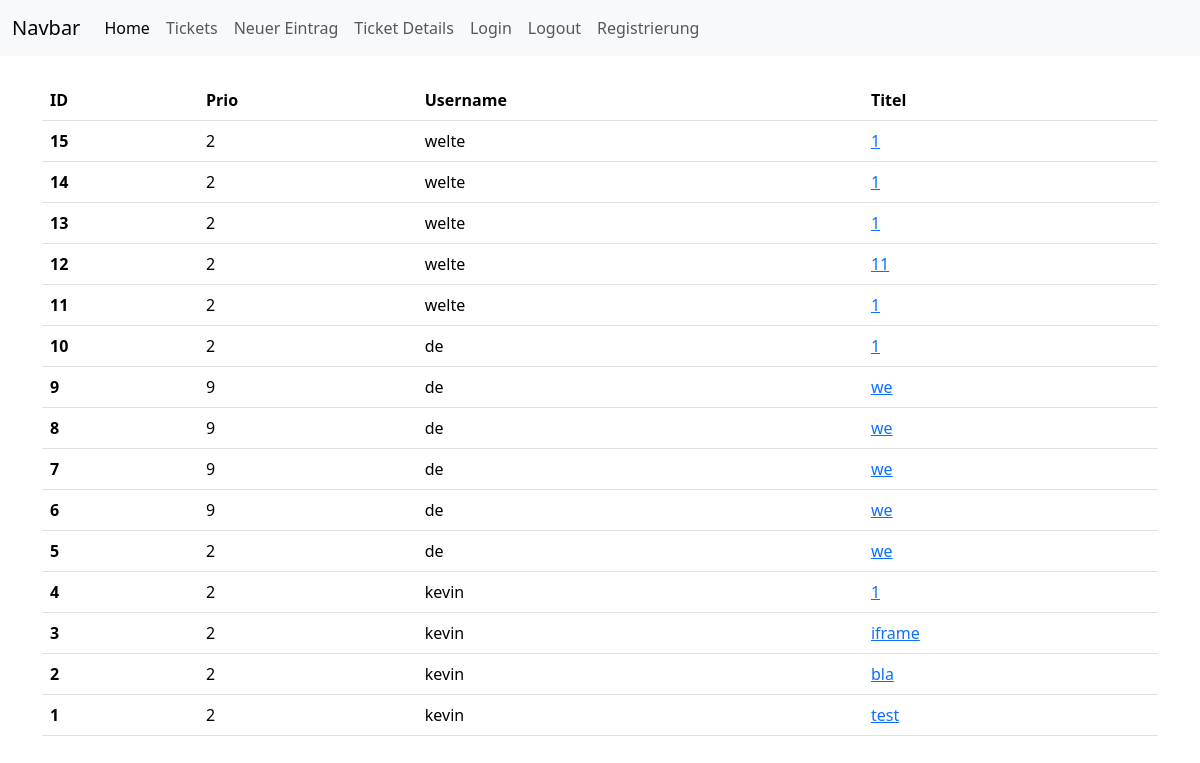
Screenshot of /tickets (signed in) with the database file from the repository.
### tables this page shows
CREATE TABLE items (id INTEGER PRIMARY KEY AUTOINCREMENT, title TEXT NOT NULL, content TEXT NOT NULL, priority INTEGER DEFAULT 2, created_by TEXT NOT NULL);

### routes.py (the view)
@app.route('/tickets')
def tickets():
    guard = require_login()
    if guard:
        return guard
    conn = get_db_connection()
    cur = conn.cursor()
    cur.execute("SELECT id, title, priority, created_by FROM items ORDER BY id DESC")
    dbitems = cur.fetchall()
    conn.close()
    return render_template('tickets.html', items=dbitems)

### routes.py (called while the page is built)
def get_db_connection():
    conn = sqlite3.connect(DB_PATH)
    conn.row_factory = sqlite3.Row
    return conn

def require_login():
    username = request.cookies.get("username")
    if not username:
        return redirect(url_for('login'))
    return None

### templates/tickets.html (shortened to what this page needs)
{% extends 'base.html' %}
{% block content %}
<div class="container mt-4">
  <table class="table">
  <thead>
    <tr>
      <th scope="col">ID</th>
      <th scope="col">Prio</th>
      <th scope="col">Username</th>
      <th scope="col">Titel</th>
    </tr>
  </thead>
  <tbody>
    {% for i in items %}
    <tr>
      <th scope="row">{{i.id}}</th>
      <td>{{i.priority}}</td>
      <td>{{i.created_by}}</td>
      <td><a href="{{ url_for('ticket_detail', item_id=i.id) }}">{{ i.title }}</a></td>
    </tr>
    {% endfor %}
    </tbody>
    </table>
  </body>
{% endblock %}

### rows the page displays
items: id "15", priority "2", created_by "welte", title "1"
items: id "14", priority "2", created_by "welte", title "1"
items: id "13", priority "2", created_by "welte", title "1"
items: id "12", priority "2", created_by "welte", title "11"
items: id "11", priority "2", created_by "welte", title "1"
items: id "10", priority "2", created_by "de", title "1"
items: id "9", priority "9", created_by "de", title "we"
items: id "8", priority "9", created_by "de", title "we"
items: id "7", priority "9", created_by "de", title "we"
items: id "6", priority "9", created_by "de", title "we"
items: id "5", priority "2", created_by "de", title "we"
items: id "4", priority "2", created_by "kevin", title "1"
items: id "3", priority "2", created_by "kevin", title "iframe"
items: id "2", priority "2", created_by "kevin", title "bla"
items: id "1", priority "2", created_by "kevin", title "test"
